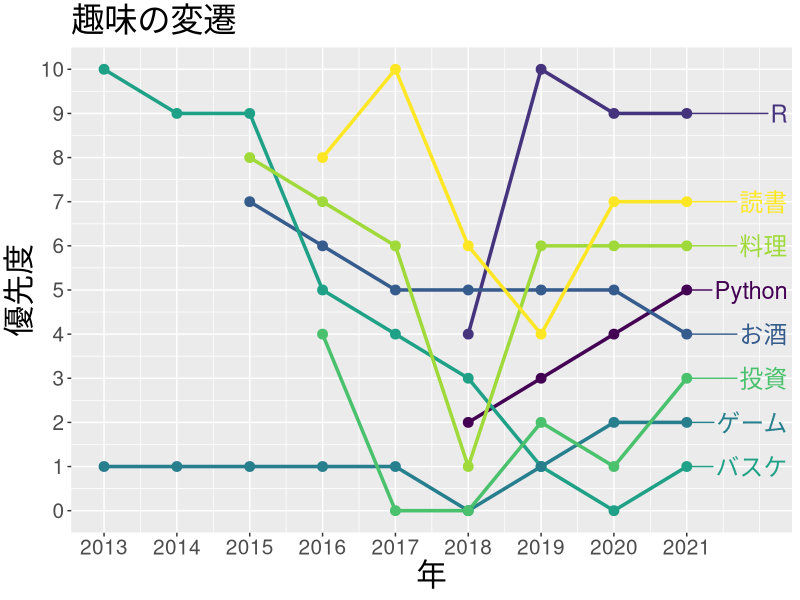

This chart was generated by the following R code:
## ---- chunk 1
library(tidyverse)
library(ggrepel)

d <- tribble(
  ~時期,  ~year, ~読書, ~料理, ~お酒, ~バスケ, ~R, ~Python, ~ゲーム, ~投資,
   "高3",  2013,  NA,    NA,    NA,    10,      NA, NA,       1,      NA,
   "浪",   2014,  NA,    NA,    NA,    9,       NA, NA,       1,      NA,
   "B1",   2015,  NA,    8,     7,     9,       NA, NA,       1,      NA,
   "B2",   2016,  8,     7,     6,     5,       NA, NA,       1,      4,
   "B3",   2017,  10,    6,     5,     4,       NA, NA,       1,      0,
   "B4",   2018,  6,     1,     5,     3,       4,   2,        0,      0,
   "M1",   2019,  4,     6,     5,     1,       10,  3,        1,      2,
   "M2",   2020,  7,     6,     5,     0,       9,   4,        2,      1,
   "今",   2021,  7,     6,     4,     1,       9,   5,        2,      3,
)
## ---- chunk 2
d %>% select(-時期) %>%
  pivot_longer(-year, names_to = "趣味", values_to = "優先度") %>% 
  mutate(label = ifelse(year == max(year), 趣味, NA)) %>% 
  rename(年 = year) %>% 
  ggplot(aes(x = 年, y = 優先度, color = 趣味)) +
  geom_line(size = 1.2) +
  geom_point(size = 3) +
  scale_color_viridis_d(end = 1) +
  geom_text_repel(aes(label = label), size = 6, na.rm = TRUE, nudge_x = Inf, ) + 
  scale_x_continuous(breaks = c(2013, 2014, 2015, 2016, 2017, 2018, 2019, 2020, 2021),
                     limits = c(2013, 2022)) +
  scale_y_continuous(breaks = c(0, 1, 2, 3, 4, 5, 6, 7, 8, 9, 10),
                     limits = c(0, 10)) +
  labs(title = "趣味の変遷") +
  theme(
    plot.title = element_text(size = 24),
    axis.text = element_text(size = 15),
    axis.title = element_text(size = 22),
    plot.caption = element_text(size = 12),
    legend.text = element_text(size = 21),
    legend.position = "none"
  )
